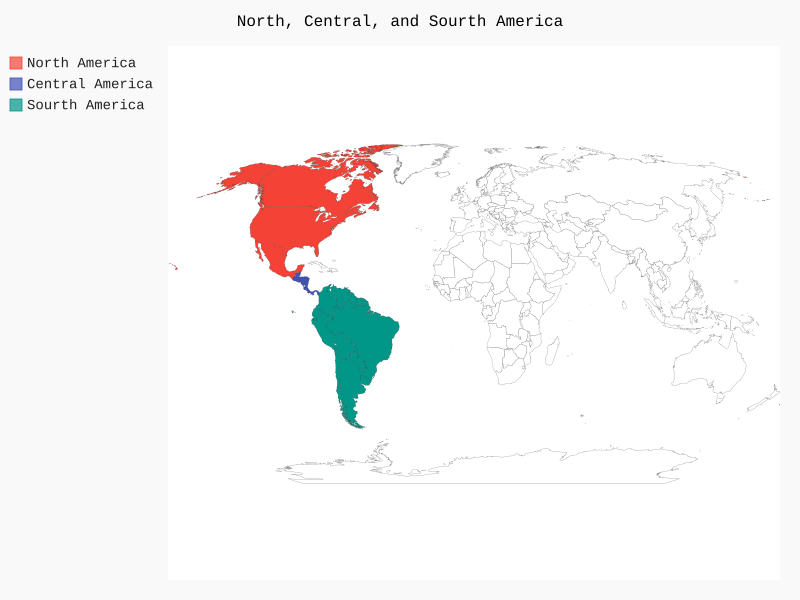

Write Python code to recreate this figure.
import pygal_maps_world.maps

wm = pygal_maps_world.maps.World()
wm.title = 'North, Central, and Sourth America'

wm.add('North America', ['ca', 'mx', 'us'])
wm.add('Central America', ['bz', 'cr', 'gt', 'hn', 'ni', 'pa', 'sv'])
wm.add('Sourth America', ['ar', 'bo', 'br', 'cl', 'co', 'ec', 'gf', 'gy', 'pe', 'py', 'sr', 'uy', 've'])

wm.render_to_file('americas.svg')
